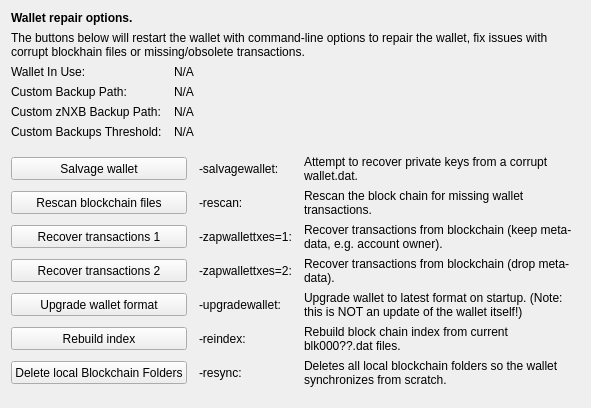
     <widget class="QWidget" name="tab_repair">
      <attribute name="title">
       <string>&amp;Wallet Repair</string>
      </attribute>
      <layout class="QGridLayout" name="gridLayout_4" columnstretch="0,0,0,0">
       <property name="horizontalSpacing">
        <number>12</number>
       </property>
       <item row="0" column="0" colspan="4">
        <widget class="QLabel" name="label_repair_header">
         <property name="font">
          <font>
           <weight>75</weight>
           <bold>true</bold>
          </font>
         </property>
         <property name="text">
          <string>Wallet repair options.</string>
         </property>
        </widget>
       </item>
       <item row="1" column="0" colspan="4">
        <widget class="QLabel" name="label_repair_helptext">
         <property name="font">
          <font>
           <weight>50</weight>
           <bold>false</bold>
          </font>
         </property>
         <property name="text">
          <string>The buttons below will restart the wallet with command-line options to repair the wallet, fix issues with corrupt blockhain files or missing/obsolete transactions.</string>
         </property>
         <property name="wordWrap">
          <bool>true</bool>
         </property>
        </widget>
       </item>
       <item row="2" column="0">
        <widget class="QLabel" name="wallet_path_label">
         <property name="text">
          <string>Wallet In Use:</string>
         </property>
        </widget>
       </item>
       <item row="2" column="1" colspan="3">
        <widget class="QLabel" name="wallet_path">
         <property name="cursor">
          <cursorShape>IBeamCursor</cursorShape>
         </property>
         <property name="text">
          <string>N/A</string>
         </property>
         <property name="textFormat">
          <enum>Qt::PlainText</enum>
         </property>
         <property name="textInteractionFlags">
          <set>Qt::LinksAccessibleByMouse|Qt::TextSelectableByKeyboard|Qt::TextSelectableByMouse</set>
         </property>
        </widget>
       </item>
       <item row="3" column="0">
        <widget class="QLabel" name="wallet_custombackuppath_label">
         <property name="text">
          <string>Custom Backup Path:</string>
         </property>
         <property name="visible">
          <bool>false</bool>
         </property>
        </widget>
       </item>
       <item row="3" column="1" colspan="3">
        <widget class="QLabel" name="wallet_custombackuppath">
         <property name="cursor">
          <cursorShape>IBeamCursor</cursorShape>
         </property>
         <property name="text">
          <string>N/A</string>
         </property>
         <property name="textFormat">
          <enum>Qt::PlainText</enum>
         </property>
         <property name="textInteractionFlags">
          <set>Qt::LinksAccessibleByMouse|Qt::TextSelectableByKeyboard|Qt::TextSelectableByMouse</set>
         </property>
         <property name="visible">
          <bool>false</bool>
         </property>
        </widget>
       </item>
       <item row="4" column="0">
        <widget class="QLabel" name="wallet_customzNXBbackuppath_label">
         <property name="text">
          <string>Custom zNXB Backup Path:</string>
         </property>
         <property name="visible">
          <bool>false</bool>
         </property>
        </widget>
       </item>
       <item row="4" column="1" colspan="3">
        <widget class="QLabel" name="wallet_customzNXBbackuppath">
         <property name="cursor">
          <cursorShape>IBeamCursor</cursorShape>
         </property>
         <property name="text">
          <string>N/A</string>
         </property>
         <property name="textFormat">
          <enum>Qt::PlainText</enum>
         </property>
         <property name="textInteractionFlags">
          <set>Qt::LinksAccessibleByMouse|Qt::TextSelectableByKeyboard|Qt::TextSelectableByMouse</set>
         </property>
         <property name="visible">
          <bool>false</bool>
         </property>
        </widget>
       </item>
       <item row="5" column="0">
        <widget class="QLabel" name="wallet_custombackupthreshold_label">
         <property name="text">
          <string>Custom Backups Threshold:</string>
         </property>
         <property name="visible">
          <bool>false</bool>
         </property>
        </widget>
       </item>
       <item row="5" column="1" colspan="3">
        <widget class="QLabel" name="wallet_custombackupthreshold">
         <property name="cursor">
          <cursorShape>IBeamCursor</cursorShape>
         </property>
         <property name="text">
          <string>N/A</string>
         </property>
         <property name="textFormat">
          <enum>Qt::PlainText</enum>
         </property>
         <property name="textInteractionFlags">
          <set>Qt::LinksAccessibleByMouse|Qt::TextSelectableByKeyboard|Qt::TextSelectableByMouse</set>
         </property>
         <property name="visible">
          <bool>false</bool>
         </property>
        </widget>
       </item>
       <item row="6" column="0">
        <spacer name="verticalSpacer_repair1">
         <property name="orientation">
          <enum>Qt::Vertical</enum>
         </property>
         <property name="sizeHint" stdset="0">
          <size>
           <width>10</width>
           <height>10</height>
          </size>
         </property>
        </spacer>
       </item>
       <item row="7" column="0" colspan="2">
        <widget class="QPushButton" name="btn_salvagewallet">
         <property name="minimumSize">
          <size>
           <width>100</width>
           <height>23</height>
          </size>
         </property>
         <property name="text">
          <string>Salvage wallet</string>
         </property>
        </widget>
       </item>
       <item row="7" column="2">
        <widget class="QLabel" name="label_repair_salvage_command">
         <property name="text">
          <string notr="true">-salvagewallet:</string>
         </property>
        </widget>
       </item>
       <item row="7" column="3">
        <widget class="QLabel" name="label_repair_salvage">
         <property name="text">
          <string>Attempt to recover private keys from a corrupt wallet.dat.</string>
         </property>
         <property name="wordWrap">
          <bool>true</bool>
         </property>
        </widget>
       </item>
       <item row="8" column="0" colspan="2">
        <widget class="QPushButton" name="btn_rescan">
         <property name="minimumSize">
          <size>
           <width>100</width>
           <height>23</height>
          </size>
         </property>
         <property name="text">
          <string>Rescan blockchain files</string>
         </property>
        </widget>
       </item>
       <item row="8" column="2">
        <widget class="QLabel" name="label_repair_rescan_command">
         <property name="text">
          <string notr="true">-rescan:</string>
         </property>
        </widget>
       </item>
       <item row="8" column="3">
        <widget class="QLabel" name="label_repair_rescan">
         <property name="text">
          <string>Rescan the block chain for missing wallet transactions.</string>
         </property>
         <property name="wordWrap">
          <bool>true</bool>
         </property>
        </widget>
       </item>
       <item row="9" column="0" colspan="2">
        <widget class="QPushButton" name="btn_zapwallettxes1">
         <property name="minimumSize">
          <size>
           <width>100</width>
           <height>23</height>
          </size>
         </property>
         <property name="text">
          <string>Recover transactions 1</string>
         </property>
        </widget>
       </item>
       <item row="9" column="2">
        <widget class="QLabel" name="label_repair_zap1_command">
         <property name="text">
          <string notr="true">-zapwallettxes=1:</string>
         </property>
        </widget>
       </item>
       <item row="9" column="3">
        <widget class="QLabel" name="label_repair_zap1">
         <property name="text">
          <string>Recover transactions from blockchain (keep meta-data, e.g. account owner).</string>
         </property>
         <property name="wordWrap">
          <bool>true</bool>
         </property>
        </widget>
       </item>
       <item row="10" column="0" colspan="2">
        <widget class="QPushButton" name="btn_zapwallettxes2">
         <property name="minimumSize">
          <size>
           <width>100</width>
           <height>23</height>
          </size>
         </property>
         <property name="text">
          <string>Recover transactions 2</string>
         </property>
        </widget>
       </item>
       <item row="10" column="2">
        <widget class="QLabel" name="label_repair_zap2_command">
         <property name="text">
          <string notr="true">-zapwallettxes=2:</string>
         </property>
        </widget>
       </item>
       <item row="10" column="3">
        <widget class="QLabel" name="label_repair_zap2">
         <property name="text">
          <string>Recover transactions from blockchain (drop meta-data).</string>
         </property>
         <property name="wordWrap">
          <bool>true</bool>
         </property>
        </widget>
       </item>
       <item row="11" column="0" colspan="2">
        <widget class="QPushButton" name="btn_upgradewallet">
         <property name="minimumSize">
          <size>
           <width>100</width>
           <height>23</height>
          </size>
         </property>
         <property name="text">
          <string>Upgrade wallet format</string>
         </property>
        </widget>
       </item>
       <item row="11" column="2">
        <widget class="QLabel" name="label_repair_upgrade_command">
         <property name="text">
          <string notr="true">-upgradewallet:</string>
         </property>
        </widget>
       </item>
       <item row="11" column="3">
        <widget class="QLabel" name="label_repair_upgrade">
         <property name="text">
          <string>Upgrade wallet to latest format on startup. (Note: this is NOT an update of the wallet itself!)</string>
         </property>
         <property name="wordWrap">
          <bool>true</bool>
         </property>
        </widget>
       </item>
       <item row="12" column="0" colspan="2">
        <widget class="QPushButton" name="btn_reindex">
         <property name="minimumSize">
          <size>
           <width>100</width>
           <height>23</height>
          </size>
         </property>
         <property name="text">
          <string>Rebuild index</string>
         </property>
        </widget>
       </item>
       <item row="12" column="2">
        <widget class="QLabel" name="label_repair_reindex_command">
         <property name="text">
          <string notr="true">-reindex:</string>
         </property>
        </widget>
       </item>
       <item row="12" column="3">
        <widget class="QLabel" name="label_repair_reindex">
         <property name="text">
          <string>Rebuild block chain index from current blk000??.dat files.</string>
         </property>
         <property name="wordWrap">
          <bool>true</bool>
         </property>
        </widget>
       </item>
       <item row="13" column="0" colspan="2">
        <widget class="QPushButton" name="btn_resync">
         <property name="minimumSize">
          <size>
           <width>100</width>
           <height>23</height>
          </size>
         </property>
         <property name="text">
          <string>Delete local Blockchain Folders</string>
         </property>
        </widget>
       </item>
       <item row="13" column="2">
        <widget class="QLabel" name="label_repair_resync_command">
         <property name="text">
          <string>-resync:</string>
         </property>
        </widget>
       </item>
       <item row="13" column="3">
        <widget class="QLabel" name="label_repair_resync">
         <property name="text">
          <string>Deletes all local blockchain folders so the wallet synchronizes from scratch.</string>
         </property>
         <property name="wordWrap">
          <bool>true</bool>
         </property>
        </widget>
       </item>
       <item row="14" column="0">
        <spacer name="verticalSpacer_repair2">
         <property name="orientation">
          <enum>Qt::Vertical</enum>
         </property>
         <property name="sizeHint" stdset="0">
          <size>
           <width>20</width>
           <height>10</height>
          </size>
         </property>
        </spacer>
       </item>
      </layout>
     </widget>
